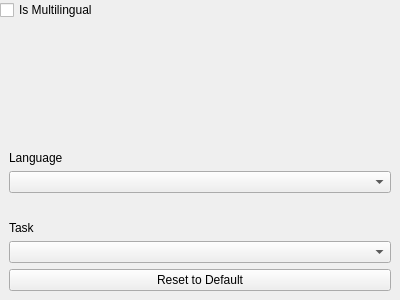
<?xml version="1.0" encoding="UTF-8"?>
<ui version="4.0">
 <class>whisper_settings</class>
 <widget class="QWidget" name="whisper_settings">
  <property name="geometry">
   <rect>
    <x>0</x>
    <y>0</y>
    <width>400</width>
    <height>300</height>
   </rect>
  </property>
  <property name="windowTitle">
   <string>Form</string>
  </property>
  <layout class="QGridLayout" name="gridLayout_2">
   <property name="leftMargin">
    <number>0</number>
   </property>
   <property name="topMargin">
    <number>0</number>
   </property>
   <property name="rightMargin">
    <number>0</number>
   </property>
   <property name="bottomMargin">
    <number>0</number>
   </property>
   <property name="horizontalSpacing">
    <number>0</number>
   </property>
   <property name="verticalSpacing">
    <number>10</number>
   </property>
   <item row="0" column="0">
    <widget class="QWidget" name="whisper_settings_container" native="true">
     <layout class="QGridLayout" name="gridLayout">
      <property name="leftMargin">
       <number>0</number>
      </property>
      <property name="topMargin">
       <number>0</number>
      </property>
      <property name="rightMargin">
       <number>0</number>
      </property>
      <property name="bottomMargin">
       <number>0</number>
      </property>
      <property name="horizontalSpacing">
       <number>0</number>
      </property>
      <property name="verticalSpacing">
       <number>10</number>
      </property>
      <item row="0" column="0">
       <widget class="QCheckBox" name="is_multilingual">
        <property name="text">
         <string>Is Multilingual</string>
        </property>
       </widget>
      </item>
      <item row="1" column="0">
       <widget class="SliderWidget" name="temperature" native="true">
        <property name="sizePolicy">
         <sizepolicy hsizetype="Preferred" vsizetype="Preferred">
          <horstretch>0</horstretch>
          <verstretch>0</verstretch>
         </sizepolicy>
        </property>
        <property name="minimumSize">
         <size>
          <width>0</width>
          <height>10</height>
         </size>
        </property>
        <property name="slider_minimum" stdset="0">
         <number>1</number>
        </property>
        <property name="slider_maximum" stdset="0">
         <number>1000</number>
        </property>
        <property name="spinbox_minimum" stdset="0">
         <double>0.000000000000000</double>
        </property>
        <property name="spinbox_maximum" stdset="0">
         <double>1.000000000000000</double>
        </property>
        <property name="display_as_float" stdset="0">
         <bool>true</bool>
        </property>
        <property name="settings_property" stdset="0">
         <string>whisper_settings.temperature</string>
        </property>
        <property name="slider_single_step" stdset="0">
         <number>1</number>
        </property>
        <property name="slider_page_step" stdset="0">
         <number>10</number>
        </property>
        <property name="spinbox_single_step" stdset="0">
         <double>0.010000000000000</double>
        </property>
        <property name="spinbox_page_step" stdset="0">
         <double>0.100000000000000</double>
        </property>
        <property name="label_text" stdset="0">
         <string>Temperature</string>
        </property>
       </widget>
      </item>
      <item row="2" column="0">
       <widget class="SliderWidget" name="compression_ratio_threshold" native="true">
        <property name="sizePolicy">
         <sizepolicy hsizetype="Preferred" vsizetype="Preferred">
          <horstretch>0</horstretch>
          <verstretch>0</verstretch>
         </sizepolicy>
        </property>
        <property name="minimumSize">
         <size>
          <width>0</width>
          <height>10</height>
         </size>
        </property>
        <property name="slider_minimum" stdset="0">
         <number>1</number>
        </property>
        <property name="slider_maximum" stdset="0">
         <number>5000</number>
        </property>
        <property name="spinbox_minimum" stdset="0">
         <double>0.000000000000000</double>
        </property>
        <property name="spinbox_maximum" stdset="0">
         <double>5.000000000000000</double>
        </property>
        <property name="display_as_float" stdset="0">
         <bool>true</bool>
        </property>
        <property name="settings_property" stdset="0">
         <string>whisper_settings.compression_ratio_threshold</string>
        </property>
        <property name="slider_single_step" stdset="0">
         <number>1</number>
        </property>
        <property name="slider_page_step" stdset="0">
         <number>10</number>
        </property>
        <property name="spinbox_single_step" stdset="0">
         <double>0.010000000000000</double>
        </property>
        <property name="spinbox_page_step" stdset="0">
         <double>0.100000000000000</double>
        </property>
        <property name="label_text" stdset="0">
         <string>Compression ratio threshold</string>
        </property>
       </widget>
      </item>
      <item row="3" column="0">
       <widget class="SliderWidget" name="logprob_threshold" native="true">
        <property name="sizePolicy">
         <sizepolicy hsizetype="Preferred" vsizetype="Preferred">
          <horstretch>0</horstretch>
          <verstretch>0</verstretch>
         </sizepolicy>
        </property>
        <property name="minimumSize">
         <size>
          <width>0</width>
          <height>10</height>
         </size>
        </property>
        <property name="slider_minimum" stdset="0">
         <number>-1000</number>
        </property>
        <property name="slider_maximum" stdset="0">
         <number>1000</number>
        </property>
        <property name="spinbox_minimum" stdset="0">
         <double>-1.000000000000000</double>
        </property>
        <property name="spinbox_maximum" stdset="0">
         <double>1.000000000000000</double>
        </property>
        <property name="display_as_float" stdset="0">
         <bool>true</bool>
        </property>
        <property name="settings_property" stdset="0">
         <string>whisper_settings.logprob_threshold</string>
        </property>
        <property name="slider_single_step" stdset="0">
         <number>1</number>
        </property>
        <property name="slider_page_step" stdset="0">
         <number>10</number>
        </property>
        <property name="spinbox_single_step" stdset="0">
         <double>0.010000000000000</double>
        </property>
        <property name="spinbox_page_step" stdset="0">
         <double>0.100000000000000</double>
        </property>
        <property name="label_text" stdset="0">
         <string>Logprob threshold</string>
        </property>
       </widget>
      </item>
      <item row="4" column="0">
       <widget class="SliderWidget" name="no_speech_threshold" native="true">
        <property name="sizePolicy">
         <sizepolicy hsizetype="Preferred" vsizetype="Preferred">
          <horstretch>0</horstretch>
          <verstretch>0</verstretch>
         </sizepolicy>
        </property>
        <property name="minimumSize">
         <size>
          <width>0</width>
          <height>10</height>
         </size>
        </property>
        <property name="slider_minimum" stdset="0">
         <number>0</number>
        </property>
        <property name="slider_maximum" stdset="0">
         <number>1000</number>
        </property>
        <property name="spinbox_minimum" stdset="0">
         <double>0.000000000000000</double>
        </property>
        <property name="spinbox_maximum" stdset="0">
         <double>1.000000000000000</double>
        </property>
        <property name="display_as_float" stdset="0">
         <bool>true</bool>
        </property>
        <property name="settings_property" stdset="0">
         <string>whisper_settings.no_speech_threshold</string>
        </property>
        <property name="slider_single_step" stdset="0">
         <number>1</number>
        </property>
        <property name="slider_page_step" stdset="0">
         <number>10</number>
        </property>
        <property name="spinbox_single_step" stdset="0">
         <double>0.010000000000000</double>
        </property>
        <property name="spinbox_page_step" stdset="0">
         <double>0.100000000000000</double>
        </property>
        <property name="label_text" stdset="0">
         <string>No speech threshold</string>
        </property>
       </widget>
      </item>
      <item row="5" column="0">
       <widget class="SliderWidget" name="time_precision" native="true">
        <property name="sizePolicy">
         <sizepolicy hsizetype="Preferred" vsizetype="Preferred">
          <horstretch>0</horstretch>
          <verstretch>0</verstretch>
         </sizepolicy>
        </property>
        <property name="minimumSize">
         <size>
          <width>0</width>
          <height>10</height>
         </size>
        </property>
        <property name="slider_minimum" stdset="0">
         <number>0</number>
        </property>
        <property name="slider_maximum" stdset="0">
         <number>1000</number>
        </property>
        <property name="spinbox_minimum" stdset="0">
         <double>0.000000000000000</double>
        </property>
        <property name="spinbox_maximum" stdset="0">
         <double>1.000000000000000</double>
        </property>
        <property name="display_as_float" stdset="0">
         <bool>true</bool>
        </property>
        <property name="settings_property" stdset="0">
         <string>whisper_settings.time_precision</string>
        </property>
        <property name="slider_single_step" stdset="0">
         <number>1</number>
        </property>
        <property name="slider_page_step" stdset="0">
         <number>10</number>
        </property>
        <property name="spinbox_single_step" stdset="0">
         <double>0.010000000000000</double>
        </property>
        <property name="spinbox_page_step" stdset="0">
         <double>0.100000000000000</double>
        </property>
        <property name="label_text" stdset="0">
         <string>Time precision</string>
        </property>
       </widget>
      </item>
      <item row="6" column="0">
       <widget class="QWidget" name="widget" native="true">
        <layout class="QVBoxLayout" name="verticalLayout_2">
         <item>
          <widget class="QLabel" name="label">
           <property name="text">
            <string>Language</string>
           </property>
          </widget>
         </item>
         <item>
          <widget class="QComboBox" name="language"/>
         </item>
        </layout>
       </widget>
      </item>
      <item row="7" column="0">
       <widget class="QWidget" name="widget_2" native="true">
        <layout class="QVBoxLayout" name="verticalLayout">
         <item>
          <widget class="QLabel" name="label_3">
           <property name="text">
            <string>Task</string>
           </property>
          </widget>
         </item>
         <item>
          <widget class="QComboBox" name="task"/>
         </item>
         <item>
          <widget class="QPushButton" name="pushButton">
           <property name="text">
            <string>Reset to Default</string>
           </property>
          </widget>
         </item>
        </layout>
       </widget>
      </item>
     </layout>
    </widget>
   </item>
  </layout>
 </widget>
 <customwidgets>
  <customwidget>
   <class>SliderWidget</class>
   <extends>QWidget</extends>
   <header>airunner/widgets/slider/slider_widget</header>
   <container>1</container>
  </customwidget>
 </customwidgets>
 <resources/>
 <connections>
  <connection>
   <sender>language</sender>
   <signal>currentTextChanged(QString)</signal>
   <receiver>whisper_settings</receiver>
   <slot>on_language_changed(QString)</slot>
   <hints>
    <hint type="sourcelabel">
     <x>110</x>
     <y>177</y>
    </hint>
    <hint type="destinationlabel">
     <x>-3</x>
     <y>104</y>
    </hint>
   </hints>
  </connection>
  <connection>
   <sender>task</sender>
   <signal>currentTextChanged(QString)</signal>
   <receiver>whisper_settings</receiver>
   <slot>on_task_changed(QString)</slot>
   <hints>
    <hint type="sourcelabel">
     <x>59</x>
     <y>262</y>
    </hint>
    <hint type="destinationlabel">
     <x>-2</x>
     <y>215</y>
    </hint>
   </hints>
  </connection>
  <connection>
   <sender>is_multilingual</sender>
   <signal>toggled(bool)</signal>
   <receiver>whisper_settings</receiver>
   <slot>is_multilingual_changed(bool)</slot>
   <hints>
    <hint type="sourcelabel">
     <x>90</x>
     <y>16</y>
    </hint>
    <hint type="destinationlabel">
     <x>-3</x>
     <y>41</y>
    </hint>
   </hints>
  </connection>
  <connection>
   <sender>pushButton</sender>
   <signal>clicked()</signal>
   <receiver>whisper_settings</receiver>
   <slot>on_reset_default_clicked()</slot>
   <hints>
    <hint type="sourcelabel">
     <x>15</x>
     <y>279</y>
    </hint>
    <hint type="destinationlabel">
     <x>-2</x>
     <y>260</y>
    </hint>
   </hints>
  </connection>
 </connections>
 <slots>
  <slot>on_language_changed(QString)</slot>
  <slot>on_task_changed(QString)</slot>
  <slot>is_multilingual_changed(bool)</slot>
  <slot>on_reset_default_clicked()</slot>
 </slots>
</ui>
